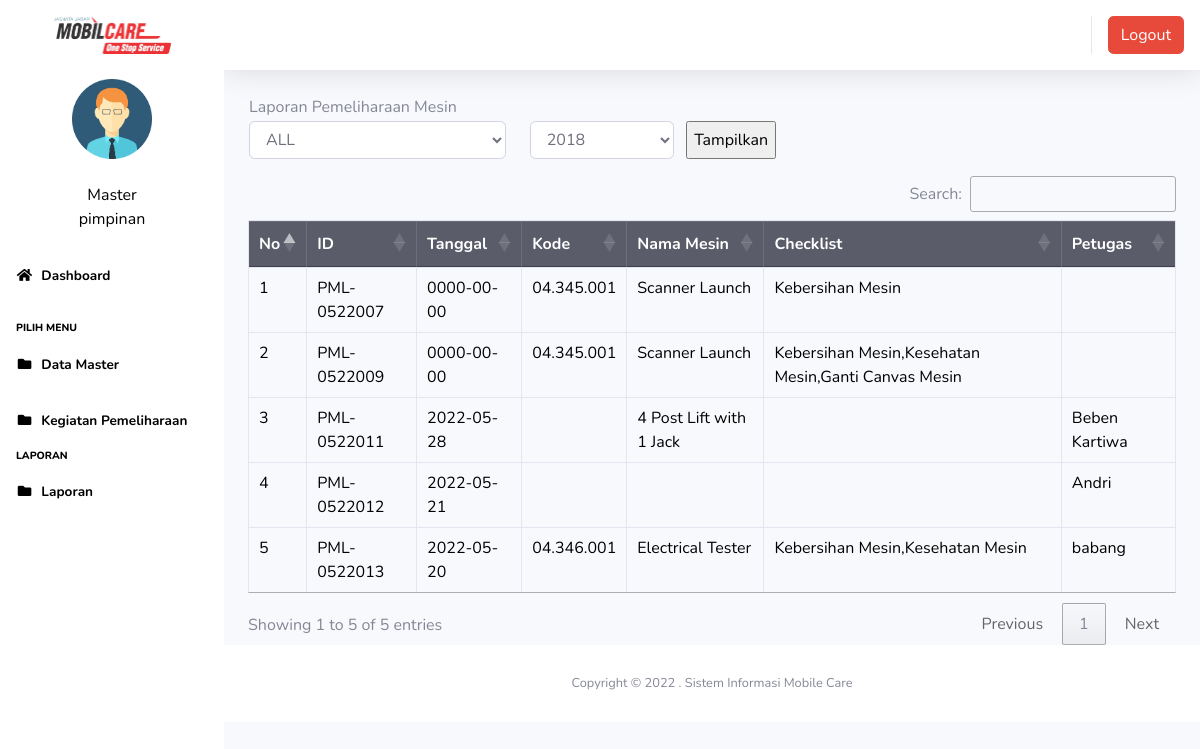
The app's page /index3.php?page=laporan_barangmasuk (signed in), older data.
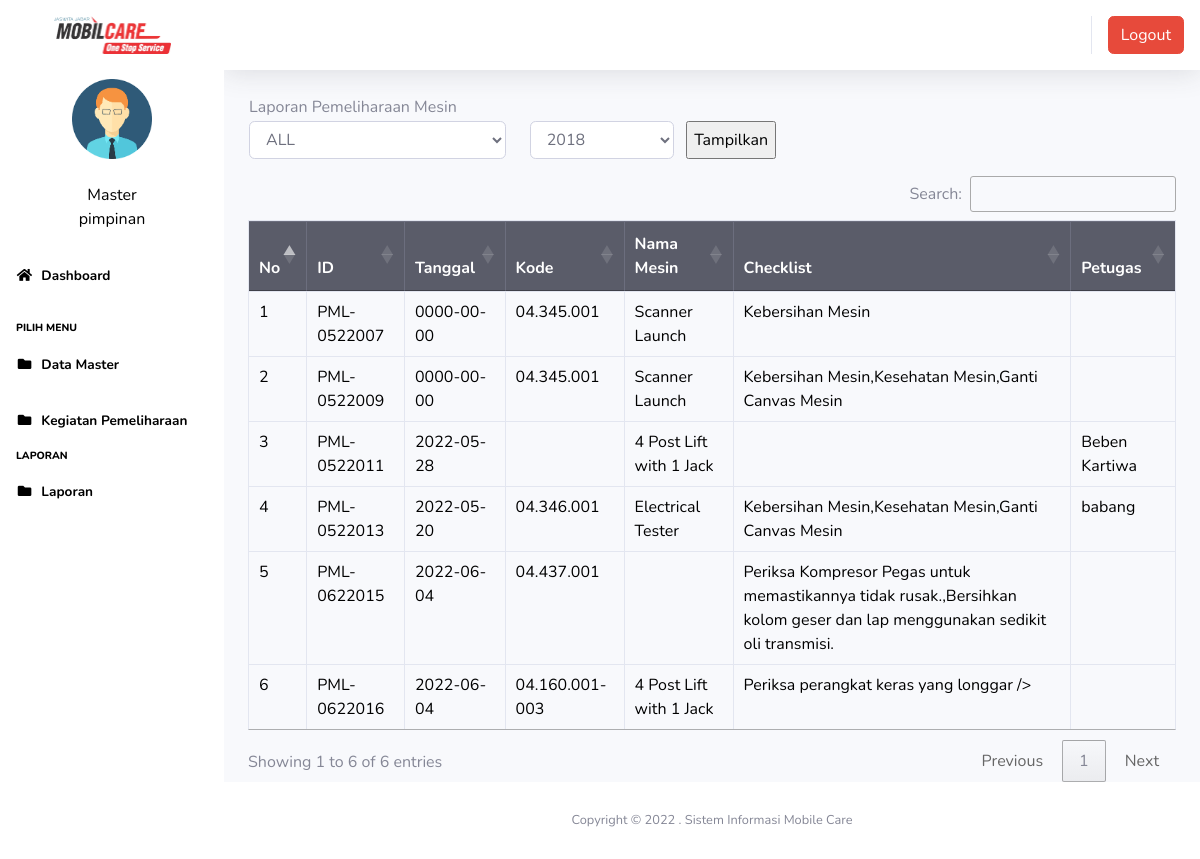
The same page, newer data.
### tables this page shows
CREATE TABLE `users` (
  `id` int(11) NOT NULL,
  `nik` varchar(10) NOT NULL,
  `nama` varchar(100) NOT NULL,
  `alamat` varchar(200) NOT NULL,
  `telepon` varchar(100) NOT NULL,
  `username` varchar(100) NOT NULL,
  `password` varchar(100) NOT NULL,
  `jabatan` varchar(25) NOT NULL DEFAULT 'member',
  `foto` varchar(25) NOT NULL
);

CREATE TABLE `pemeliharaan` (
  `id` int(11) NOT NULL,
  `id_pemeliharaan` varchar(100) NOT NULL,
  `tanggal` date NOT NULL,
  `kode_barang` varchar(100) NOT NULL,
  `nama_mesin` varchar(500) NOT NULL,
  `checklist` varchar(500) NOT NULL,
  `catatan` varchar(500) NOT NULL,
  `petugas` varchar(200) NOT NULL,
  `jumlah` int(100) NOT NULL,
  `done` tinyint(1) NOT NULL
);

### page/laporan/laporan_barangmasuk.php (the view, shortened to what this page needs)
<!DOCTYPE html>
<html lang="en" dir="ltr">
<head>
  <link rel="stylesheet" href="https://cdn.datatables.net/1.12.0/css/jquery.dataTables.min.css">
  <link rel="stylesheet" href="https://cdn.datatables.net/buttons/2.2.3/css/buttons.dataTables.min.css">
</head>
<body>
<table>
        <tr>
          <td>
            Laporan Pemeliharaan Mesin
          </td>
        </tr>
        <tr>
          <td width="50%">
            <form id="Myform1">
              <div class="row form-group">
                <div class="col-md-5">
                  <select class="form-control " name="bln">
                    <option value="all" selected="">ALL</option>
                  </select>
                </div>
                <div class="col-md-3">
                  <?php
                  $now = date('Y');
                  echo "<select name='thn' class='form-control'>";
                  for ($a = 2018; $a <= $now; $a++) {
                    echo "<option value='$a'>$a</option>";
                  }
                  echo "</select>";
                  ?>
                </div>
                <input type="submit" class="" name="submit2" value="Tampilkan">
              </div>
            </form>
          </td>
      </table>
      <div class="tampung1">
        <div class="table-responsive">
          <table class="table table-bordered" id="dataTable" width="100%" cellspacing="0">
            <thead class="table-dark">
              <tr>
                <th>No</th>
                <th>ID</th>
                <th>Tanggal</th>
                <th>Kode</th>
                <th>Nama Mesin</th>
                <th>Checklist</th>
                <th>Petugas</th>
              </tr>
            </thead>
            <tbody>
              <?php
              $no = 1;
              $sql = $koneksi->query("select * from pemeliharaan");
              while ($data = $sql->fetch_assoc()) {
              ?>
                <tr style="color:black">
                  <td><?php echo $no++; ?></td>
                  <td><?php echo $data['id_pemeliharaan'] ?></td>
                  <td><?php echo $data['tanggal'] ?></td>
                  <td><?php echo $data['kode_barang'] ?></td>
                  <td><?php echo $data['nama_mesin'] ?></td>
                  <td><?php echo $data['checklist'] ?></td>
                  <td><?php echo $data['petugas'] ?></td>
                </tr>
              <?php } ?>
            </tbody>
          </table>
</body>
</html>

### index3.php (shortened to what this page needs)
<?php
$koneksi = new mysqli("localhost", "root", "", "inventori");
?>
<!DOCTYPE html>
<html lang="en">
<head>
  <link href="vendor/fontawesome-free/css/all.min.css" rel="stylesheet" type="text/css">
  <link href="css/sb-admin-2.min.css" rel="stylesheet">
  <link href="vendor/datatables/dataTables.bootstrap4.min.css" rel="stylesheet">
</head>
<body id="page-top" style="background-color:black">
  <div id="wrapper">
    <ul class="navbar-nav sidebar sidebar-dark accordion" style="background-color: white;" id="accordionSidebar">
      <a class="sidebar-brand d-flex align-items-center justify-content-center" href="index.php" style="background-color:white ;">
        <img src="img/logo1.png" width="117" height="38"></img>
      </a>
      <hr class="sidebar-divider my-0">
      <?php
      if ($_SESSION['pimpinan']) {
        $user = $_SESSION['pimpinan'];
      }
      $sql = $koneksi->query("select * from users where id='$user'");
      $data = $sql->fetch_assoc();
      ?>
      <li class="d-flex align-items-center justify-content-center">
        <a class="nav-link">
          <img src="img/<?php echo $data['foto'] ?>" class="img-circle" width="80" alt="User" /></a>
      </li>
      <li class="nav-item ">
        <a class="nav-link">
          <div class="d-flex align-items-center justify-content-center" class="name" style="color:black"> <?php echo  $data['nama']; ?></div>
          <div class="d-flex align-items-center justify-content-center" class="email" style="color:black"><?php echo $data['jabatan']; ?></div>
        </a>
      </li>
      <li class="nav-item active">
        <a class="nav-link" href="?page=home3">
          <i class="fas fa-fw fa-home" style="color:black"></i>
          <span style="color:black">Dashboard</span></a>
      </li>
      <hr class="sidebar-divider">
      <div class="sidebar-heading">
        <h7 style="color: black;">pilih menu</h7>
      </div>
      <li class="nav-item active" style="color:black">
        <a class="nav-link collapsed" href="#" data-toggle="collapse" data-target="#collapseData" aria-expanded="true" aria-controls="collapseData" style="color:black">
          <i class="fas fa-fw fa-folder" style="color:black"></i>
          <span style="color:black">Data Master</span>
        </a>
      </li>
      <li class="nav-item active">
        <a class="nav-link dropdown-toggle" href="#" data-toggle="collapse" data-target="#collapsePages" aria-expanded="true" aria-controls="collapsePages">
          <i class="fas fa-fw fa-folder" style="color:black"></i>
          <span style="color:black"> Kegiatan Pemeliharaan</span>
        </a>
      </li>
      <div class="sidebar-heading">
        <h7 style="color: black;">laporan</h7>
      </div>
      <li class="nav-item active">
        <a class="nav-link collapsed" href="#" data-toggle="collapse" data-target="#collapseLaporan" aria-expanded="true" aria-controls="collapseLaporan">
          <i class="fas fa-fw fa-folder" style="color:black"></i>
          <span style="color:black">Laporan</span>
        </a>
      </li>
      <hr class="sidebar-divider d-none d-md-block">
      <div class="text-center d-none d-md-inline">
        <button class="rounded-circle border-0" id="sidebarToggle"></button>
      </div>
    </ul>
    <div id="content-wrapper" class="d-flex flex-column">
      <div id="content">
        <nav class="navbar navbar-expand navbar-light bg-white topbar mb-4 static-top shadow">
          <ul class="navbar-nav ml-auto">
            <li class="nav-item dropdown no-arrow">
              <div class="top-menu">
                <ul class="nav pull-right top-menu">
                  <li><a onclick="return confirm('Apakah anda yakin akan logout?')" class="btn btn-danger" class="logout" href="logout.php">Logout</a></li>
                </ul>
              </div>
            </li>
          </ul>
        </nav>
        <div class="container-fluid">
          <section class="content">
            <?php
            $page = $_GET['page'];
            $aksi = $_GET['aksi'];
            if ($page == "laporan_barangmasuk") {
              if ($aksi == "") {
                include "page/laporan/laporan_barangmasuk.php";
              }
            }
            ?>
          </section>
        </div>
        <footer class="sticky-footer bg-white">
          <div class="container my-auto">
            <div class="copyright text-center my-auto">
              <span>Copyright &copy; 2022 . Sistem Informasi Mobile Care</span>
            </div>
          </div>
        </footer>
      </div>
    </div>
  </div>
</body>
</html>

Row changes from the older to the newer data that the page shows:
removed pemeliharaan: id_pemeliharaan "PML-0522012", tanggal "2022-05-21", petugas "Andri"
changed pemeliharaan "PML-0522013": checklist "Kebersihan Mesin,Kesehatan Mesin" → "Kebersihan Mesin,Kesehatan Mesin,Ganti Canvas Mesin"
added pemeliharaan: id_pemeliharaan "PML-0622015", tanggal "2022-06-04", kode_barang "04.437.001", checklist "Periksa Kompresor Pegas untuk memastikannya tidak rusak.,Bersihkan kolom geser dan lap menggunakan sedikit oli transmisi."
added pemeliharaan: id_pemeliharaan "PML-0622016", tanggal "2022-06-04", kode_barang "04.160.001-003", nama_mesin "4 Post Lift with 1 Jack", checklist "Periksa perangkat keras yang longgar />"
Text that changed along with them:
text written by a page script: "Search: Showing 1 to 5 of 5 entries Previous 1 Next" → "Search: Showing 1 to 6 of 6 entries Previous 1 Next"
